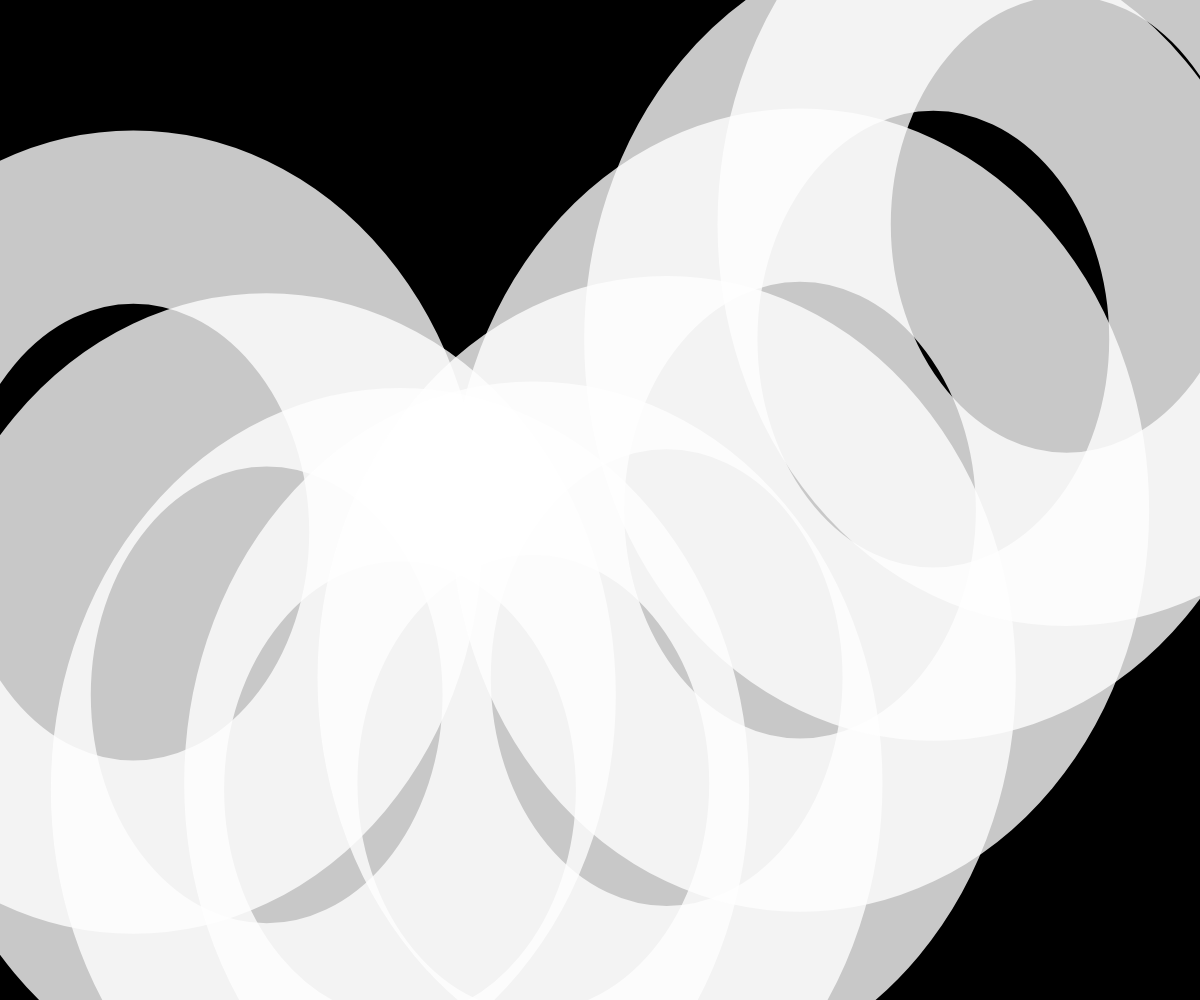
Frame 1 (no input)
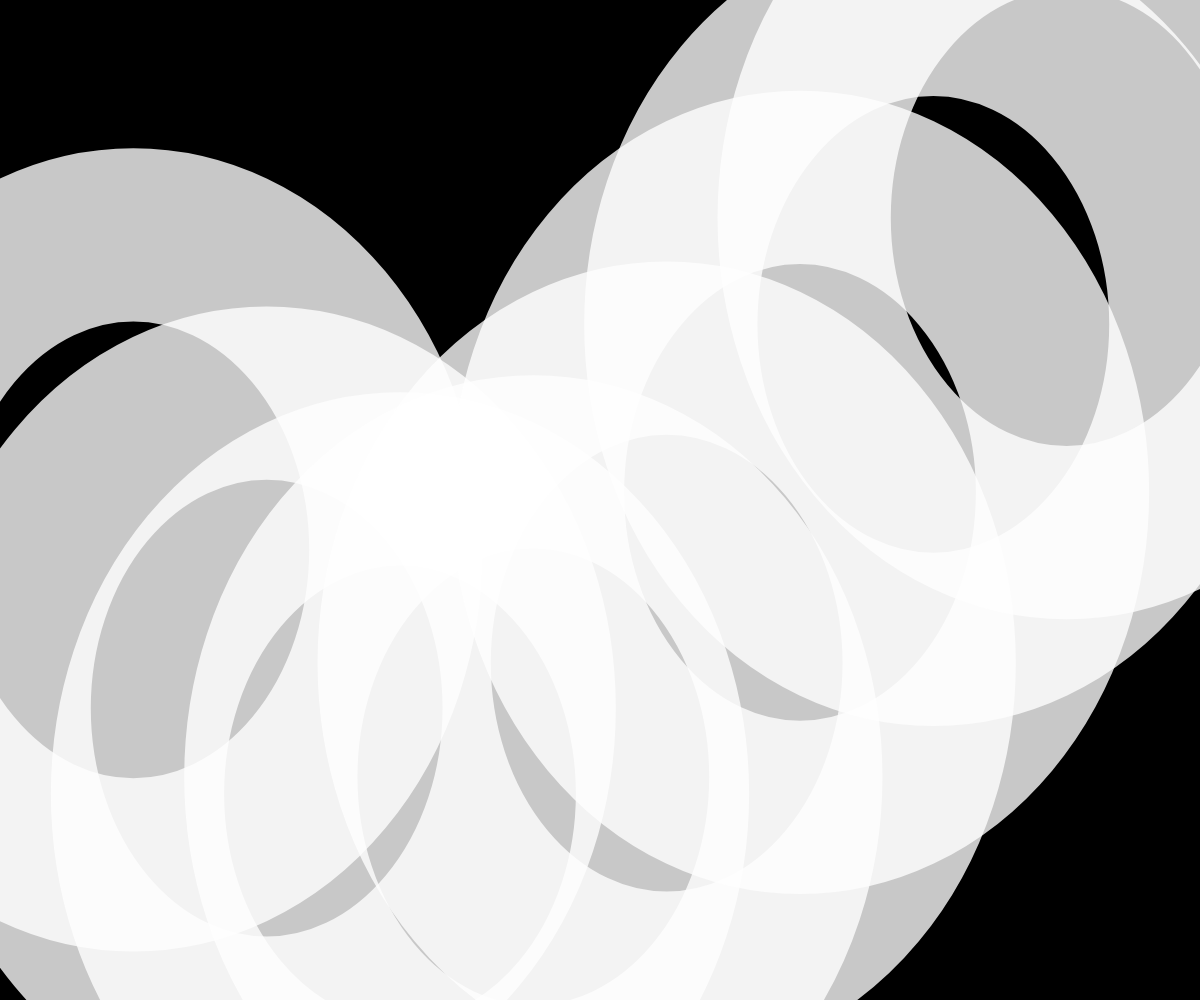
Frame 60 (no input)
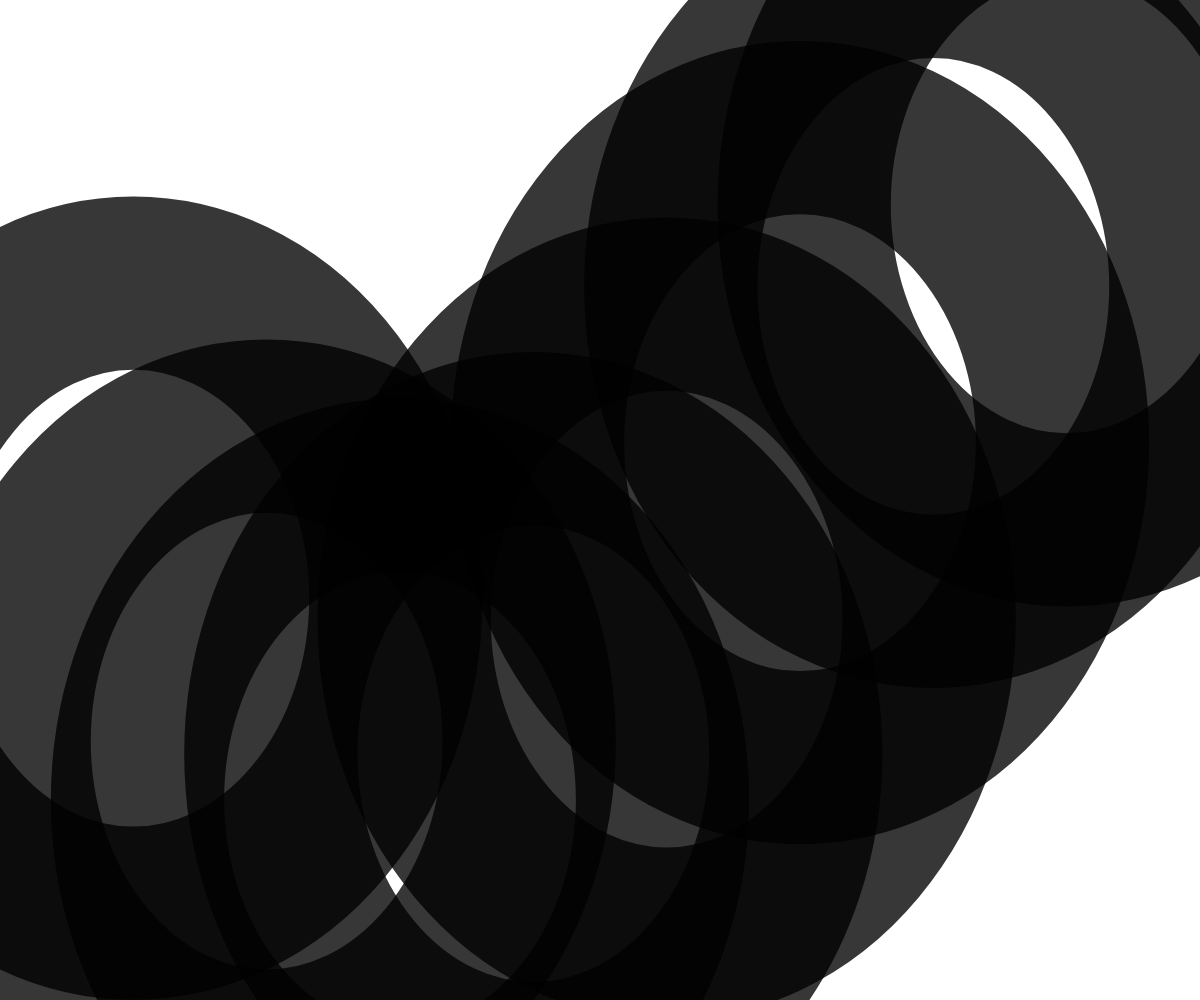
Frame 120 (the mouse pressed at the canvas centre since frame 60)

The p5.js sketch that drew these frames (run headless with seeded random() and noise() and a simulated clock; from frame 60 on, the mouse is pressed at the canvas centre):

// p5.js sketch
// ── sketch.js
let num = 8;
let inverted = false;
let phase = 0;      // smooth accumulator for wave motion
let mx, my;         // smoothed mouse proxies

function setup() {
  createCanvas(windowWidth, windowHeight);
  mx = width  / 2;  // start centered
  my = height / 2;
}

function draw() {
  // smooth mouse tracking (works even before the first move)
  const targetX = (mouseX || width / 2);
  const targetY = (mouseY || height / 2);
  mx = lerp(mx, targetX, 0.2);
  my = lerp(my, targetY, 0.2);

  if (inverted) {
    background(255);
    stroke(0, 200);
  } else {
    background(0);
    stroke(255, 200);
  }
  noFill();

  // ellipse size controlled by smoothed X
  const cw  = map(mx, 0, width, 50, height);
  const ch  = cw * 1.2;
  const csw = cw * 0.33;
  strokeWeight(csw);

  // wave speed controlled by smoothed Y (use a gentle range)
  const speed = map(my, 0, height, 0.005, 0.21);

  // advance phase smoothly by current speed
  phase += speed;

  // equal margins and gaps across width
  const totalSlots = num + 1;
  const gap = width / totalSlots;

  const baseY = height / 2;
  const amplitude = height*0.30;

  for (let i = 0; i < num; i++) {
    const x = gap * (i + 1);
    const yOffset = sin(phase + i * 0.6) * amplitude;
    const y = baseY + yOffset;
    ellipse(x, y, cw, ch);
  }
}

function mousePressed() {
  inverted = !inverted;
}

function windowResized() {
  resizeCanvas(windowWidth, windowHeight);
  // keep the proxies centred on resize to avoid a jump
  mx = width  / 2;
  my = height / 2;
}
